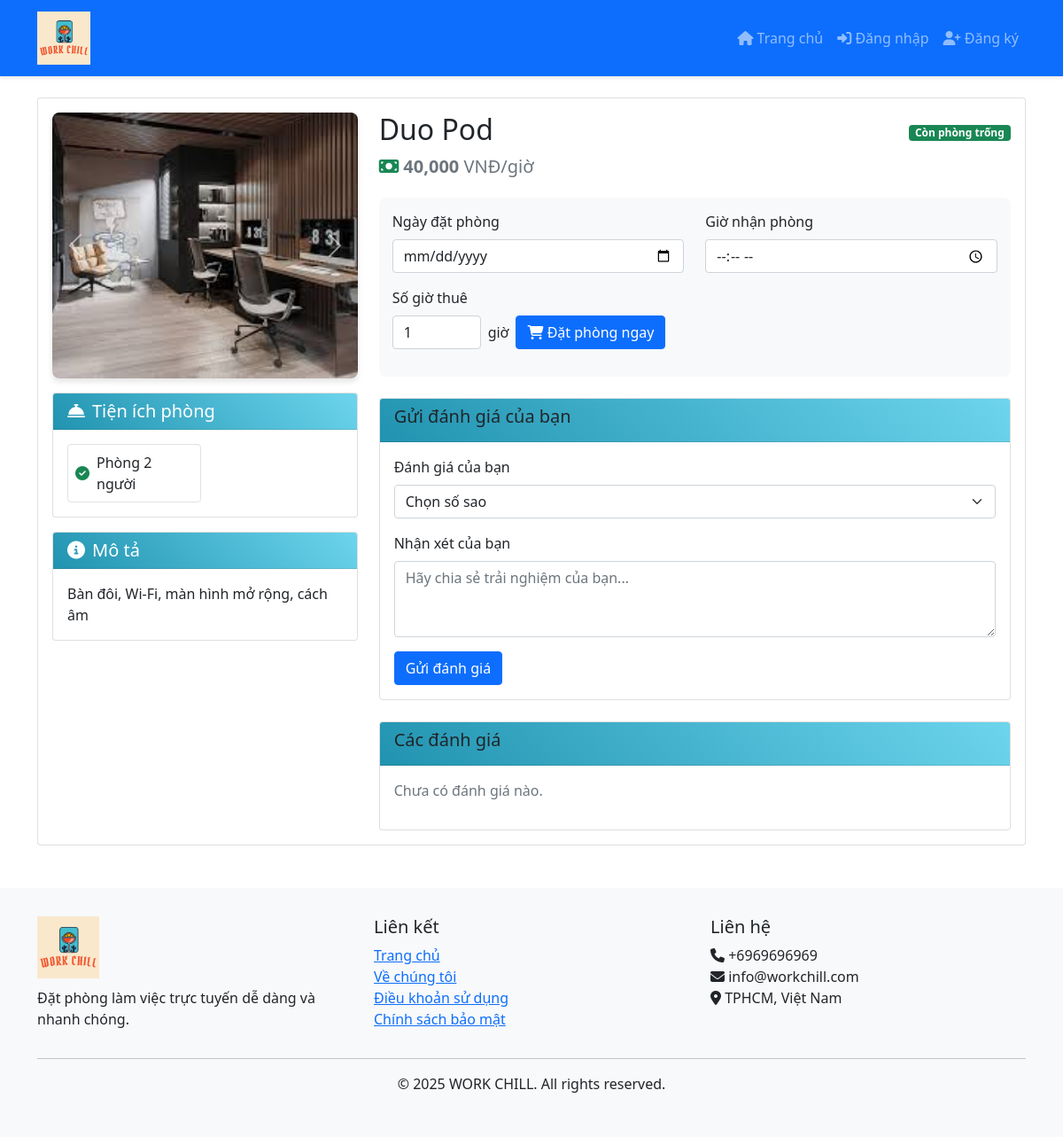
Page /pod/1ea94f6e-9af4-46b6-86c3-0f462e80a8b2/ on the earlier database version.
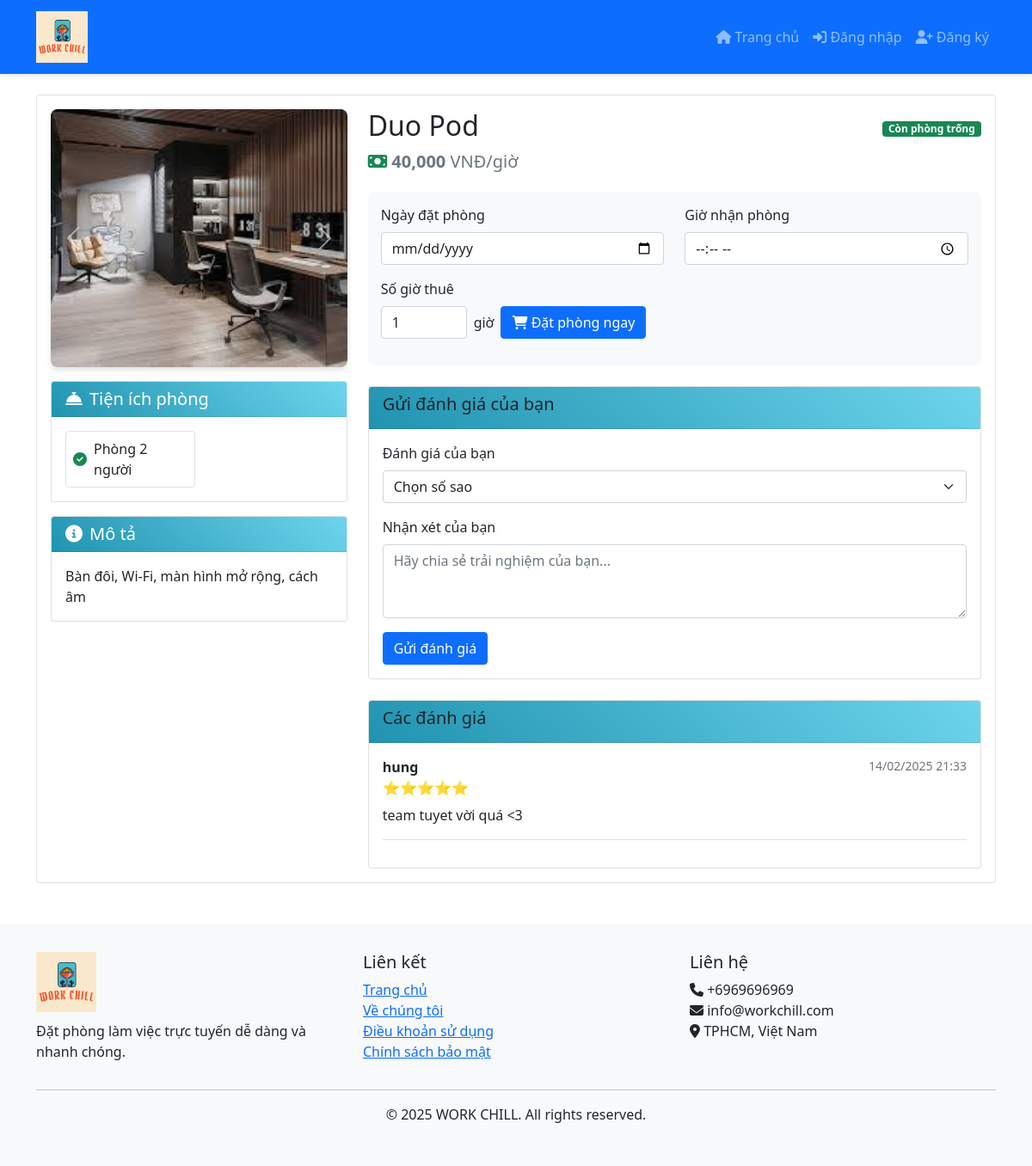
Same page on the later database version.
### home/models.py (models this page shows, shortened)
class BaseModel(models.Model):
    uid = models.UUIDField(default=uuid.uuid4   , editable=False , primary_key=True)
    created_at = models.DateTimeField(auto_now_add=True)
    updated_at = models.DateTimeField(auto_now=True)
    class Meta:
        abstract = True
        ordering=['uid']

class PodImages(BaseModel):
    pod = models.ForeignKey(Pod, related_name='pod_images', on_delete=models.CASCADE)
    images = models.ImageField(upload_to='pods')

class Amenities(BaseModel):
    amenity_name = models.CharField(max_length=100)

class Pod(BaseModel):
    pod_name = models.CharField(max_length=100)
    pod_price = models.IntegerField()
    description = models.TextField()
    amenities = models.ManyToManyField(Amenities)
    room_count = models.IntegerField(default=10)

class Feedback(models.Model):
    id = models.AutoField(primary_key=True)
    user = models.ForeignKey(User, on_delete=models.CASCADE, verbose_name='Người dùng')
    pod = models.ForeignKey('Pod', on_delete=models.CASCADE, verbose_name='Phòng')
    rating = models.IntegerField(choices=[(i, f'{i} sao') for i in range(1, 6)], verbose_name='Đánh giá')
    comment = models.TextField(verbose_name='Nhận xét')
    created_at = models.DateTimeField(auto_now_add=True, verbose_name='Thời gian tạo')
    class Meta:
        verbose_name = 'Feedback'
        verbose_name_plural = 'Feedbacks'
        ordering = ['-created_at']

### home/views.py (the view)
# urls.py: path('pod/<uid>/', get_pod, name='get_pod'),
def get_pod(request, uid):
    try:
        pod = Pod.objects.get(uid=uid)
        today = date.today().strftime('%Y-%m-%d')
        if request.method == 'POST':
            hours = int(request.POST.get('hours', 1))
        else:
            hours = int(request.GET.get('hours', 1))
        total_amount = pod.pod_price * hours
        context = {
            'pod': pod,
            'today': today,
            'available_rooms': pod.room_count,
            'total_amount': total_amount,
            'hours': hours
        }
        return render(request, 'home/pod.html', context)
    except Pod.DoesNotExist:
        messages.error(request, 'Không tìm thấy khách sạn')
        return redirect('index')

### templates/home/pod.html (shortened to what this page needs)
{% extends 'home/base.html' %}
{% load humanize %}
{% block content %}
<div class="container mt-4">
  <div class="card">
    <div class="card-body">
      <div class="row">
        <div class="col-md-4">
          <div id="podCarousel" class="carousel slide" data-bs-ride="carousel">
            <div class="carousel-inner">
              {% if pod.pod_images.all %}
                {% for image in pod.pod_images.all %}
                <div class="carousel-item {% if forloop.first %}active{% endif %}">
                  <img src="{{ image.images.url }}" class="d-block w-100" alt="{{ pod.pod_name }}">
                </div>
                {% endfor %}
              {% endif %}
            </div>
            <button class="carousel-control-prev" type="button" data-bs-target="#podCarousel" data-bs-slide="prev">
              <span class="carousel-control-prev-icon"></span>
            </button>
            <button class="carousel-control-next" type="button" data-bs-target="#podCarousel" data-bs-slide="next">
              <span class="carousel-control-next-icon"></span>
            </button>
          </div>
          <div class="card mt-3">
            <div class="card-header bg-primary text-white">
              <h5 class="card-title mb-0">
                <i class="fas fa-concierge-bell me-2"></i>Tiện ích phòng
              </h5>
            </div>
            <div class="card-body">
              <div class="row g-2">
                {% for amenity in pod.amenities.all %}
                <div class="col-6">
                  <div class="d-flex align-items-center p-2 border rounded">
                    <i class="fas fa-check-circle text-success me-2"></i>
                    <span>{{ amenity.amenity_name }}</span>
                  </div>
                </div>
                {% endfor %}
              </div>
            </div>
          </div>
          <div class="card mt-3">
            <div class="card-header bg-info text-white">
              <h5 class="card-title mb-0">
                <i class="fas fa-info-circle me-2"></i>Mô tả
              </h5>
            </div>
            <div class="card-body">
              <p class="card-text">{{ pod.description }}</p>
            </div>
          </div>
        </div>
        <div class="col-md-8">
          <div class="d-flex justify-content-between align-items-center">
            <h2>{{ pod.pod_name }}</h2>
            <div class="badge bg-success">Còn {{ pod.available_rooms }} phòng trống</div>
          </div>
          <p class="text-muted fs-5">
            <i class="fas fa-money-bill text-success"></i>
            <span class="fw-bold">{{ pod.pod_price|intcomma }}</span> VNĐ/giờ
          </p>
          <div class="price-card">
            <form method="POST" action="{% url 'process_payment' pod.uid %}" id="bookingForm">
              <div class="row">
                <div class="col-md-6">
                  <div class="mb-3">
                    <label class="form-label">Ngày đặt phòng</label>
                    <input type="date" class="form-control" name="bookingDate" id="bookingDate"
                           min="{{ today|date:'Y-m-d' }}" required>
                  </div>
                </div>
                <div class="col-md-6">
                  <div class="mb-3">
                    <label class="form-label">Giờ nhận phòng</label>
                    <input type="time" class="form-control" name="checkInTime" id="checkInTime" required>
                  </div>
                </div>
              </div>
              <div class="mb-3">
                <label for="hours" class="form-label">Số giờ thuê</label>
                <div class="d-flex align-items-center">
                  <input type="number"
                         class="form-control"
                         name="hours"
                         id="hours"
                         min="1"
                         max="24"
                         value="1"
                         required
                         style="width: 100px;">
                  <span class="ms-2">giờ</span>
                  <button type="submit" class="btn btn-primary ms-2">
                    <i class="fas fa-shopping-cart"></i> Đặt phòng ngay
                  </button>
                </div>
              </div>
            </form>
          </div>
          <div class="card mt-4">
            <div class="card-header">
                <h5>Gửi đánh giá của bạn</h5>
            </div>
            <div class="card-body">
                <form method="POST" action="{% url 'add_feedback' pod.uid %}">
                    <div class="mb-3">
                        <label for="rating" class="form-label">Đánh giá của bạn</label>
                        <select class="form-select" name="rating" id="rating" required>
                            <option value="">Chọn số sao</option>
                        </select>
                    </div>
                    <div class="mb-3">
                        <label for="comment" class="form-label">Nhận xét của bạn</label>
                        <textarea class="form-control" name="comment" id="comment" rows="3" required
                                  placeholder="Hãy chia sẻ trải nghiệm của bạn..."></textarea>
                    </div>
                    <button type="submit" class="btn btn-primary">Gửi đánh giá</button>
                </form>
            </div>
          </div>
          <div class="card mt-4">
            <div class="card-header">
                <h5>Các đánh giá</h5>
            </div>
            <div class="card-body">
                {% for feedback in pod.feedback_set.all %}
                <div class="feedback-item mb-3 border-bottom pb-3">
                    <div class="d-flex justify-content-between">
                        <div>
                            <strong>{{ feedback.user.username }}</strong>
                            <div class="text-warning">
                                {% for i in ""|ljust:feedback.rating %}⭐{% endfor %}
                            </div>
                        </div>
                        <small class="text-muted">{{ feedback.created_at|date:"d/m/Y H:i" }}</small>
                    </div>
                    <p class="mt-2 mb-0">{{ feedback.comment }}</p>
                </div>
                {% empty %}
                <p class="text-muted">Chưa có đánh giá nào.</p>
                {% endfor %}
            </div>
          </div>
        </div>
      </div>
    </div>
  </div>
</div>
{% endblock %}

### templates/home/base.html (shortened to what this page needs)
{% load static %}
<!DOCTYPE html>
<html lang="vi">
  <head>
    <link
      href="https://cdn.jsdelivr.net/npm/bootstrap@5.1.3/dist/css/bootstrap.min.css"
      rel="stylesheet"
    />
    <link
      rel="stylesheet"
      href="https://cdnjs.cloudflare.com/ajax/libs/font-awesome/6.5.1/css/all.min.css"
    />
    <link
      href="https://cdn.jsdelivr.net/npm/select2@4.1.0-rc.0/dist/css/select2.min.css"
      rel="stylesheet"
    />
  </head>
  <body>
    <nav class="navbar navbar-expand-lg navbar-dark bg-primary sticky-top">
      <div class="container">
        <a class="navbar-brand" href="{% url 'index' %}">
          <img src="{% static 'images/logo.png' %}" alt="WORK CHILL Logo">
        </a>
        <div class="collapse navbar-collapse" id="navbarNav">
          <ul class="navbar-nav ms-auto">
            <li class="nav-item">
              <a class="nav-link" href="{% url 'index' %}">
                <i class="fas fa-home"></i> Trang chủ
              </a>
            </li>
            {% if user.is_authenticated %}
            <li class="nav-item dropdown">
              <a class="nav-link dropdown-toggle" href="#" id="paymentDropdown" role="button" data-bs-toggle="dropdown" aria-expanded="false">
                <i class="fas fa-credit-card"></i> Thanh toán
              </a>
              <ul class="dropdown-menu dropdown-menu-end" aria-labelledby="paymentDropdown">
                <li>
                  <a class="dropdown-item" href="{% url 'booking_history' %}">
                    <i class="fas fa-history"></i> Lịch sử thanh toán
                  </a>
                </li>
              </ul>
            </li>
            <li class="nav-item dropdown">
              <a class="nav-link dropdown-toggle" href="#" id="userDropdown" role="button" data-bs-toggle="dropdown" aria-expanded="false">
                <i class="fas fa-user"></i> Tài khoản
              </a>
              <ul class="dropdown-menu dropdown-menu-end" aria-labelledby="userDropdown">
                <li>
                  <a class="dropdown-item" href="{% url 'user_profile' %}">
                    <i class="fas fa-user-circle"></i> Thông tin cá nhân
                  </a>
                </li>
                <li>
                  <a class="dropdown-item" href="{% url 'booking_history' %}">
                    <i class="fas fa-history"></i> Lịch sử đặt phòng
                  </a>
                </li>
                <li><hr class="dropdown-divider"></li>
                <li>
                  <a class="dropdown-item" href="{% url 'signout' %}">
                    <i class="fas fa-sign-out-alt"></i> Đăng xuất
                  </a>
                </li>
              </ul>
            </li>
            <li class="nav-item dropdown position-relative">
              <a class="nav-link" href="#" id="notificationDropdown" role="button"
                 data-bs-toggle="dropdown" aria-expanded="false">
                <i class="fas fa-bell"></i>
                <span class="position-absolute translate-middle notification-badge"
                      style="bottom: -5px; right: 0;">
                </span>
              </a>
              <div class="dropdown-menu dropdown-menu-end notification-dropdown"
                   aria-labelledby="notificationDropdown">
                <div class="d-flex justify-content-between align-items-center px-3 py-2">
                    <h6 class="dropdown-header m-0">Thông báo</h6>
                    <button class="btn btn-link btn-sm text-decoration-none mark-all-read">
                        Đánh dấu tất cả đã đọc
                    </button>
                </div>
                <div class="dropdown-divider mt-0"></div>
                <div class="notification-list">
                </div>
                <div class="dropdown-divider"></div>
                <a class="dropdown-item text-center" href="#">
                    Xem tất cả thông báo
                </a>
              </div>
            </li>
            {% else %}
            <li class="nav-item">
              <a class="nav-link" href="{% url 'signin' %}">
                <i class="fas fa-sign-in-alt"></i> Đăng nhập
              </a>
            </li>
            <li class="nav-item">
              <a class="nav-link" href="{% url 'signup' %}">
                <i class="fas fa-user-plus"></i> Đăng ký
              </a>
            </li>
            {% endif %}
          </ul>
        </div>
      </div>
    </nav>
    {% block content %}{% endblock content %}
    <footer class="footer">
      <div class="container">
        <div class="row">
          <div class="col-md-4">
            <div class="footer-logo">
              <img src="{% static 'images/logo.png' %}" alt="WORK CHILL Logo">
            </div>
            <p>Đặt phòng làm việc trực tuyến dễ dàng và nhanh chóng.</p>
          </div>
          <div class="col-md-4">
            <h5>Liên kết</h5>
            <ul class="list-unstyled">
              <li><a href="{% url 'index' %}">Trang chủ</a></li>
              <li><a href="#">Về chúng tôi</a></li>
              <li><a href="#">Điều khoản sử dụng</a></li>
              <li><a href="#">Chính sách bảo mật</a></li>
            </ul>
          </div>
          <div class="col-md-4">
            <h5>Liên hệ</h5>
            <ul class="list-unstyled">
              <li><i class="fas fa-phone"></i> +6969696969</li>
              <li><i class="fas fa-envelope"></i> info@workchill.com</li>
              <li><i class="fas fa-map-marker-alt"></i> TPHCM, Việt Nam</li>
            </ul>
          </div>
        </div>
        <hr />
        <div class="text-center">
          <p>&copy; 2025 WORK CHILL. All rights reserved.</p>
        </div>
      </div>
    </footer>
  </body>
</html>

### templates/home/base.html (style rules this page uses)
.navbar { box-shadow: 0 2px 4px rgba(0, 0, 0, 0.1); }
.footer { margin-top: 3rem; padding: 2rem 0; background-color: #f8f9fa; }
.badge { font-size: 0.75rem; padding: 0.25em 0.6em; }
.navbar-brand img { height: 60px; width: auto; }
.footer-logo img { height: 70px; width: auto; margin-bottom: 10px; }

### templates/home/pod.html (style rules this page uses)
.price-card { background: #f8f9fa; padding: 15px; border-radius: 8px; margin-top: 20px; }
.card-header { background: linear-gradient(45deg, #2193b0, #6dd5ed); }
.carousel { border-radius: 8px; overflow: hidden; box-shadow: 0 4px 6px rgba(0,0,0,0.1); }
.carousel-item img { height: 300px; object-fit: cover; }

Differences in the rows shown:
added Feedback: user.username "hung", rating 5 (drawn), created_at "14/02/2025 21:33", comment "team tuyet vời quá <3"
Other differences:
text no longer shown: "Chưa có đánh giá nào."
